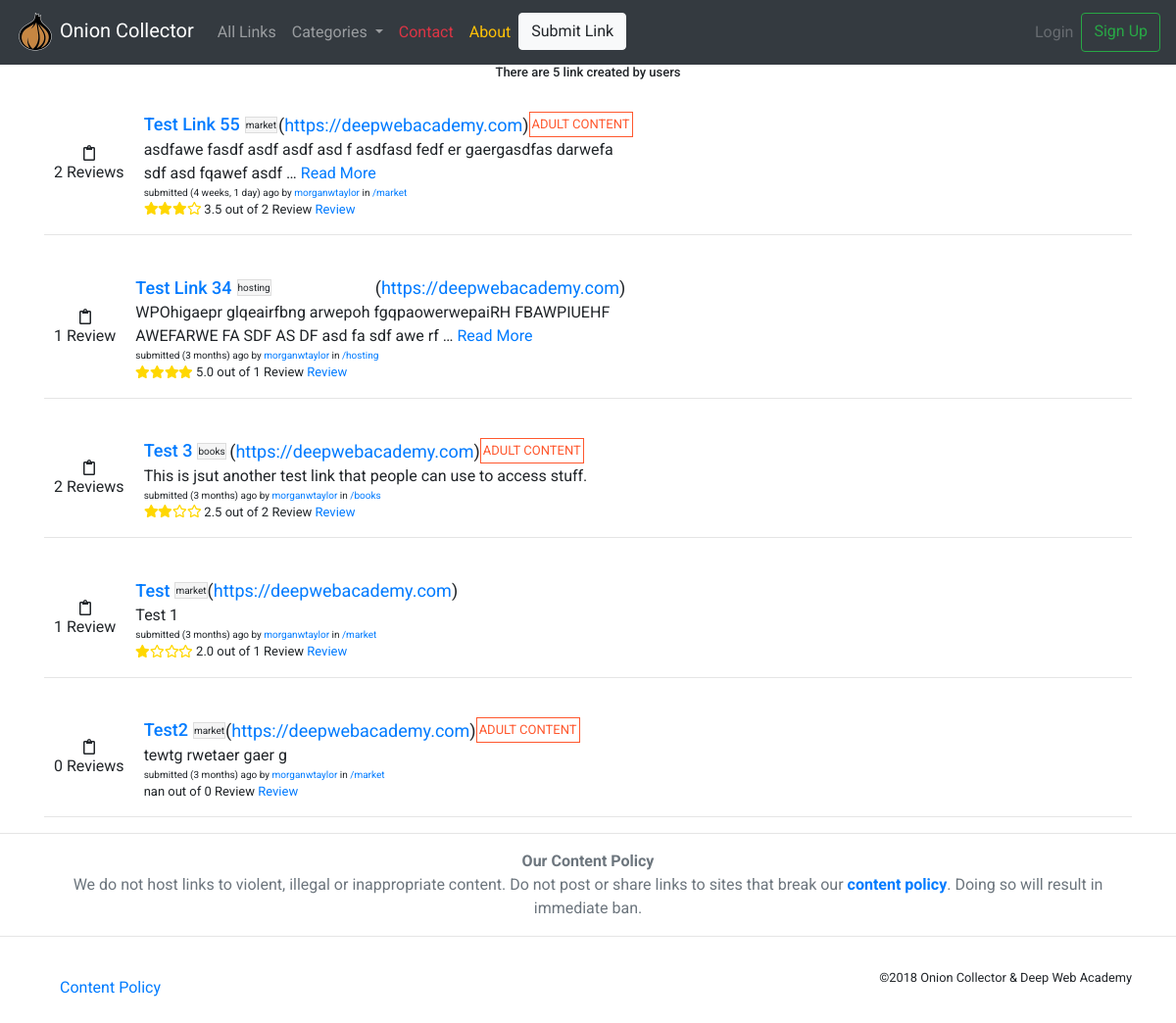
/links/, run on the app's committed database.
### links/models.py (models this page shows, shortened)
class Link(models.Model):
    user = models.ForeignKey(settings.AUTH_USER_MODEL,on_delete=models.DO_NOTHING, related_name='links')
    created_at = models.DateTimeField(
            auto_now=True)
    title = models.CharField(max_length=30)
    slug = models.SlugField(unique=True)
    description = models.TextField(max_length = 255)
    category = models.ForeignKey(Category,on_delete=models.DO_NOTHING, related_name='links', null=True, blank=True)
    link = models.URLField(default = 'https://deepwebacademy.com')
    nsfw = models.BooleanField(default = False)
    votes = models.IntegerField(default = 1)
    likes = models.ManyToManyField(settings.AUTH_USER_MODEL, blank=True, related_name='link_likes')
    class Meta:
        ordering = ["-created_at"]
        unique_together = ['user', 'title']
    def average_rating(self):
        all_ratings = list(map(lambda x: x.rating, self.review_set.all()))
        return np.mean(all_ratings)

class Category(models.Model):
    title = models.CharField(max_length=25)
    slug = models.SlugField(unique=True)
    def __str__(self):
        return self.title
    class Meta:
        verbose_name_plural = "Categories"

class Review(models.Model):
    RATING_CHOICES = (
        (1, '1 Star'),
        (2, '2 Star'),
        (3, '3 Star'),
        (4, '4 Star'),
        (5, '5 Star')
    )
    user = models.ForeignKey(settings.AUTH_USER_MODEL, on_delete=models.DO_NOTHING)
    link = models.ForeignKey(Link, on_delete=models.DO_NOTHING)
    created_at = models.DateTimeField(auto_now=True)
    title = models.CharField(max_length=50)
    review = models.TextField(max_length=250, default="")
    rating = models.IntegerField(choices = RATING_CHOICES, default=1)

### links/views.py (the view)
# urls.py: path('', views.AllLinks.as_view(), name='all'),
class AllLinks(generic.ListView):
    context_object_name = 'links'
    model = Link

### links/templatetags/link_extras.py (called while the page is built)
@register.inclusion_tag('links/categories/category_nav.html')
def nav_category_list():
    category = Category.objects.all()
    return {'category': category}

### links/templates/links/link_list.html
{% extends "base.html" %}
{% load staticfiles %}
{% block content %}
<h3 class='t-s text-center'>There are {{ links.count }} link{{link.count|pluralize}} created by users</h3>
  {% for link in links %}
    {% include "links/base/_link.html" %}
  {% endfor %}
{% endblock %}

### links/templates/links/base/_link.html (shortened to what this page needs)
{% load staticfiles %}
<div class="content-container">
  <div class="pt-4">
      <div class="content-container">
        <div class="content-upvote-container">
          <a><i class="far fa-clipboard"></i></a>
            <p>{{ link.review_set.count }} Review{{ link.review_set.count|pluralize  }}</p>
        </div>
        <div class="content-info">
          <div class="content-title">
            <a href="{% url 'links:detail' slug=link.slug %}"><h1 class="link-title no-wrap t-l">{{ link.title|lower|title }}</h1></a>
            <div class="link-category">
              <p class="t-xs">{{ link.category|lower }}</p>
            </div>
            <p class="t-l">({{ link.link|urlize }})</p>
            {% if link.nsfw == True %}
            <div class="link-nsfw">
              <p class="t-s">ADULT CONTENT</p>
            </div>
            {% endif %}
          </div>
          <div class="content-description">
            <p class="t-m"> {% if link.description|wordcount <= 15 %}
                              {{ link.description }}
                            {% else %}
                              {{ link.description|truncatewords:15 }}
                              <a href="{% url 'links:detail' slug=link.slug %}">Read More</a>
                            {% endif %}
            </p>
          </div>
          <div class="content-details">
            <p class="t-xs">submitted ({{ link.created_at|timesince }}) ago by <a href="{% url 'links:user_account' username=link.user.username %}">{{ link.user }}</a> in <a href="{% url 'links:category_detail' slug=link.category.slug %}">/{{link.category.slug}}</a></p>
            <p class="t-s"<p>
                <span class="stars" data-rating="{{ link.average_rating }}" data-num-stars="5" ></span>
                {{ link.average_rating }} out of {{ link.review_set.count }} Review{{ link.review_set|pluralize }}
              <a href="{% url 'links:review' slug=link.slug %}"> Review</a>
              </p>
          </div>
        </div>
      </div>
  </div>
</div>
<hr>

### onioncollector/static/css/layout.css (style rules this page uses)
* { font-family: 'Roboto', sans-serif; }
p { margin: 0px; }
.t-xs { font-size: x-small; }
.t-s { font-size: small; }
.t-m { font-size: medium; }
.t-l { font-size: large; }

### onioncollector/static/css/link.css (style rules this page uses)
.link-title { margin: 0px 5px 0px 0px; }
.link-category { background-color: #f5f5f5; border: 0.92px solid #dddddd; margin-right: auto; }
.link-nsfw { background-color: #ffffff; border: 1.1px solid #ff582e; color: #ff582e; margin-right: auto; padding: 2px; }
.no-wrap { flex: 0 0 auto; }
.pt-4 { padding:0; }
.content-container { display: flex; align-items: center; flex-wrap: wrap; }
.content-upvote-container { display: flex; flex-direction: column; margin: 0 10 0 10; align-items: center; justify-content: center; }
.content-info { flex-direction: column; flex-wrap: wrap; flex: 1 1; margin: 0 0 0 10px; }
.content-title { display: flex; align-self: flex-start; align-items: center; justify-content: space-between; flex-wrap: wrap; margin: 0px; }
.content-description, .review-description { max-width: 500px; }

### data on the page
Link: review_set.count "2", title "Test Link 55", category "market", link "https://deepwebacademy.com", nsfw "ADULT CONTENT", description "asdfawe fasdf asdf asdf asd f asdfasd fedf er gaergasdfas darwefa sdf asd fqawef asdf …", created_at "4 weeks, 1 day", user "morganwtaylor", category.slug "market", average_rating "3.5"
Link: review_set.count "1", title "Test Link 34", category "hosting", link "https://deepwebacademy.com", description "WPOhigaepr glqeairfbng arwepoh fgqpaowerwepaiRH FBAWPIUEHF AWEFARWE FA SDF AS DF asd fa sdf awe rf …", created_at "3 months", user "morganwtaylor", category.slug "hosting", average_rating "5.0"
Link: review_set.count "2", title "Test 3", category "books", link "https://deepwebacademy.com", nsfw "ADULT CONTENT", description "This is jsut another test link that people can use to access stuff.", created_at "3 months", user "morganwtaylor", category.slug "books", average_rating "2.5"
Link: review_set.count "1", title "Test", category "market", link "https://deepwebacademy.com", description "Test 1", created_at "3 months", user "morganwtaylor", category.slug "market", average_rating "2.0"
Link: review_set.count "0", title "Test2", category "market", link "https://deepwebacademy.com", nsfw "ADULT CONTENT", description "tewtg rwetaer gaer g", created_at "3 months", user "morganwtaylor", category.slug "market", average_rating "nan"

### other printed values
{{ links.count }} "5"
